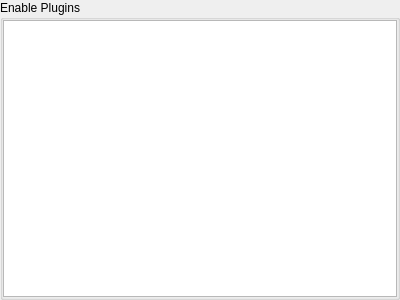
<?xml version="1.0" encoding="UTF-8"?>
<ui version="4.0">
 <class>Form</class>
 <widget class="QWidget" name="Form">
  <property name="geometry">
   <rect>
    <x>0</x>
    <y>0</y>
    <width>400</width>
    <height>300</height>
   </rect>
  </property>
  <property name="windowTitle">
   <string>Form</string>
  </property>
  <layout class="QVBoxLayout" name="verticalLayout">
   <property name="leftMargin">
    <number>0</number>
   </property>
   <property name="topMargin">
    <number>0</number>
   </property>
   <property name="rightMargin">
    <number>0</number>
   </property>
   <property name="bottomMargin">
    <number>0</number>
   </property>
   <item>
    <widget class="QGroupBox" name="groupBox">
     <property name="title">
      <string>Enable Plugins</string>
     </property>
     <layout class="QVBoxLayout" name="verticalLayout_2">
      <property name="leftMargin">
       <number>0</number>
      </property>
      <property name="topMargin">
       <number>0</number>
      </property>
      <property name="rightMargin">
       <number>0</number>
      </property>
      <property name="bottomMargin">
       <number>0</number>
      </property>
      <item>
       <widget class="QListView" name="plugin_list_view"/>
      </item>
     </layout>
    </widget>
   </item>
  </layout>
 </widget>
 <resources/>
 <connections/>
</ui>
